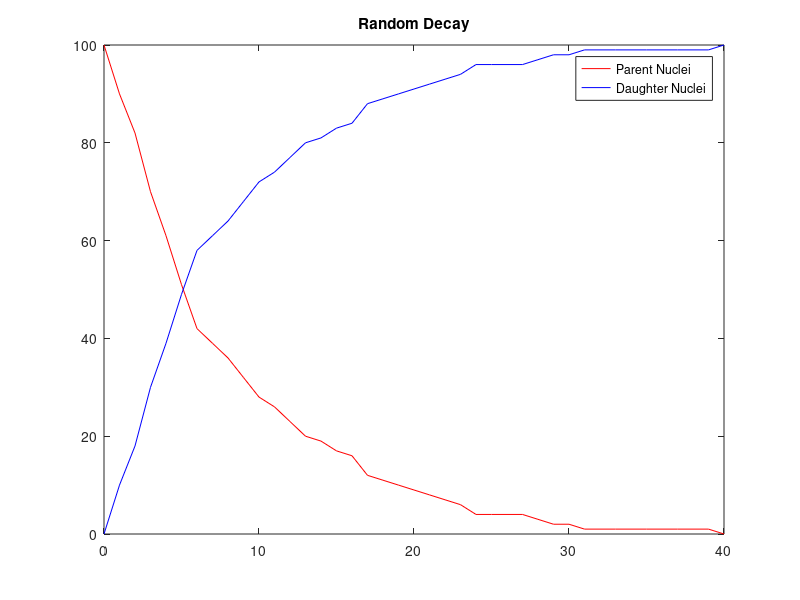

The MATLAB source for this figure:
#Experiment 8
#I19PH004 Keith Kamson Fernandes
#Random Decay

thresh = 0.13;
parent = [100];
daughter = [0];
t = [0];

for dummy=1:10000;
  if parent(end)>0,
    count=0;
    for i=1:parent(end),
      if rand()<thresh,
        count=count+1;
      endif
    endfor
    daughter=[daughter, daughter(end) + count];
    parent=[parent, parent(end) - count];
    t=[t,t(end)+1];
  endif
endfor

#radioactive constant
lambda = (parent(1)-parent(2))/parent(1);

#mean life/average life
mean_life = 1/lambda;

#half life
t_half = 0.693/lambda;

#printing the values
lambda
mean_life
t_half

printf ("\n Radioactive Constant = %d",lambda)
printf ("\n Average Life/Mean Life = %d",mean_life)
printf ("\n Half Life = %d",t_half)

#Plot of Random Decay
plot(t, parent, "r", t, daughter, "b")
title("Random Decay")
legend("Parent Nuclei","Daughter Nuclei")

print fig.jpg